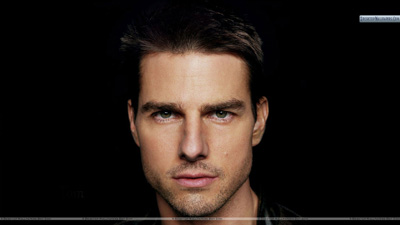
%> input picture TestImages/bild1.jpg, 400 x 225 px
$ octave Main.m   (GNU Octave 9; MATLAB toolbox functions it lacks are replaced by stand-ins)
%> lines starting %> are read from the running program, lines starting %| are printed output that depends on the picture; in (x1, y1, x2, y2) boxes, pixels count from 0 and x2, y2 are one past the last pixel; in counts of white or black regions, pixels touching at a corner belong together; the program's own positions count from 1
%> the answer given: TestImages/bild1.jpg
%> the answer given: TestImages/bild10.jpg
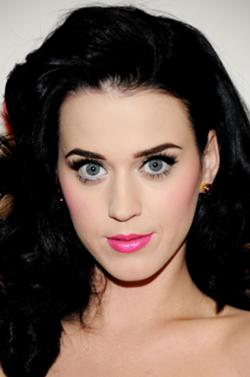
%> input picture TestImages/bild10.jpg, 250 x 377 px
### skinmap.m
% Methodenparameter:
%
% image ... Das zu untersuchende Bild.
%
%
% Rückgabewerte:
%
% result ... Die ausgeschnittene Gesichtsregion.
% eyeLeftX ... x Koordinate des linken Auges.
% eyeLeftY ... y Koordinate des linken Auges.
% eyeRightX ... x Koordinate des rechten Auges.
% eyeRightY ... y Koordinate des rechten Auges.
% lipsX ... x Koordinate des Lippen.
% lipsY ... y Koordinate des Lippen.

function [result, eyeLeftX, eyeLeftY, eyeRightX, eyeRightY, lipsX, lipsY] = skinmap(image)

% Berechnung der Hautregionen.
% REFERENZ: http://www.wseas.us/e-library/conferences/2011/Mexico/CEMATH/CEMATH-20.pdf
%
% Es soll mithile des YCbCr Farbraums eine SkinMap berechnet werden. D.h.
% es wird ein Binärbild erzeugt, in welchem all jene Pixel die eine
% bestimmte Bedingung erfüllen als Hautpixel angenommen werden.
image_ycbcr = rgb2ycbcr(image);
%> image_ycbcr: size 225x400x3 double; mean of channels 1, 2, 3 0.161, 0.489, 0.518
image_ycbcr = im2uint8(image_ycbcr);
%> image_ycbcr: size 225x400x3 uint8; mean of channels 1, 2, 3 41.1, 124.6, 132.2
cb = image_ycbcr(:,:,2);
cr = image_ycbcr(:,:,3);

skin = (cb >= 77) & (cb <= 127) & (cr >= 133) & (cr <= 173);
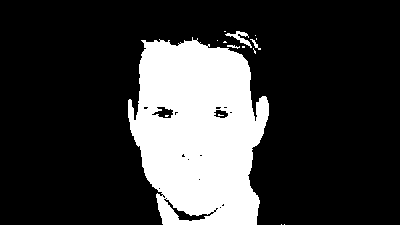
%> skin: size 225x400 logical; 22.2% white; 15 white regions (11 under 20 px), largest, box (x1, y1, x2, y2) and area: (128, 37, 269, 225) 19705, (225, 31, 252, 48) 145, (250, 39, 261, 50) 34, (227, 45, 240, 49) 26
skin = im2double(skin);

% Um das Ergebnis zu verbessern wird ein Grauwertbild der Hautregion
% erzeugt. Aus diesem kann ein Schwellwert zur endgültigen Berechnung eines
% Binärbildes gewonnen werden. Kleine Löcher im Bild werden mit imfill
% aufgefüllt. Da nach einer größeren Region im Bild gesucht wird, werden
% alle Regionen deren Größe kleiner als 1890 Pixel ist geschlossen.
image_gray = rgb2gray(image);
image_gray = image_gray .* skin;
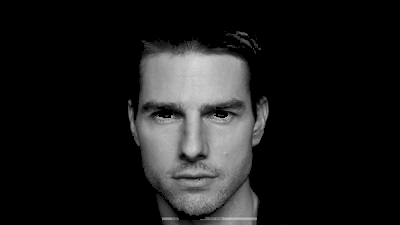
%> image_gray: size 225x400 double; min 0, max 0.851, mean 0.106
level = graythresh(image_gray);
%> level = 0.278
image_binary = im2bw(image_gray, level);
%> image_binary: size 225x400 logical; 18% white; 20 white regions (15 under 20 px), largest, box (x1, y1, x2, y2) and area: (136, 45, 269, 215) 14662, (200, 180, 258, 225) 1222, (128, 107, 139, 145) 135, (161, 217, 179, 225) 82, (241, 39, 250, 45) 20
image_binary = imfill(image_binary, 'holes');
%> image_binary: size 225x400 logical; 18.8% white; 18 white regions (13 under 20 px), largest, box (x1, y1, x2, y2) and area: (136, 45, 269, 215) 15389, (200, 180, 258, 225) 1223, (128, 107, 139, 145) 139, (161, 217, 179, 225) 82, (241, 39, 250, 45) 20

image_labeled = bwareaopen(image_binary, 1890);
%> image_labeled: size 225x400 logical; 17.1% white; 1 white region, box (x1, y1, x2, y2) and area: (136, 45, 269, 215) 15389
image_labeled = bwlabel(image_labeled, 8);
%> image_labeled: size 225x400 double; values 0 (black) and 1 (white), 17.1% white; 1 white region

% Es werden die Regionprops errechnet. Als Kanditat für die Gesichtsregion
% gilt jene Region die am größten ist.
% Mit den Werten der BoundingBox der gewählten Region, kann diese mit
% imcrop ausgeschnitten werden.
faceProps = regionprops(image_labeled, skin, 'all');
%> faceProps = 1 region; box (x1, y1, x2, y2), Area, Centroid, MajorAxisLength, MinorAxisLength and Eccentricity: (136, 45, 269, 215) 15389 [199.3 126.1] 169.9 121.9 0.697
[num area] = max([faceProps.Area]);
%> num = 15389; area = 1

x = faceProps(area).BoundingBox(1);
%> x = 136.5
y = faceProps(area).BoundingBox(2);
%> y = 45.5
width = faceProps(area).BoundingBox(3);
%> width = 133
height = faceProps(area).BoundingBox(4);
%> height = 170

image = imcrop(image, [x y width height]);


% Berechnung der Augenregionen.
% REFERENZ: http://ieeexplore.ieee.org/stamp/stamp.jsp?tp=&arnumber=4530500
%
% Zur Berechnung einer EyeMap wird wieder vom YCbCr Farbraum gebrauch
% gemacht.
image_ycbcr = rgb2ycbcr(image);
%> image_ycbcr: size 171x134x3 double; mean of channels 1, 2, 3 0.409, 0.451, 0.563

y = image_ycbcr(:,:,1);
cb = image_ycbcr(:,:,2);
%> cb: size 171x134 double
cr = image_ycbcr(:,:,3);
%> cr: size 171x134 double

% Qudrierung und Normalisierung in den Bereich [0 1] von cb.
cb2 = cb.^2;
cbN = (cb2 - min(cb2(:)))*(1/(max(cb2(:))-min(cb2(:))));

% Qaudrierung und Normalisierung in den Bereich [0 1] von cr.
cr2 = (1-cr).^2;
crN = (cr2 - min(cr2(:)))*(1/(max(cr2(:))-min(cr2(:))));

% Berechnung des Werts des Quotienten von cb und cr mit anschließender
% Normalisierung in den Bereich [0 1].
divCbCr = cb./cr;
divCbCrN = (divCbCr - min(divCbCr(:)))*(1/(max(divCbCr(:))-min(divCbCr(:))));

% Berechnung der EyeMapC wie in der Referenz beschrieben, sowie
% anschließende Histogramequalisierung.
EyeMapC = (cbN + crN + divCbCrN)/3;
EyeMapC = histeq(EyeMapC);

% Berechnung der EyeMapL durch imdilate sowie imerode.
SE = strel('disk', 4);
UP = imdilate(y, SE);
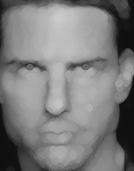
%> UP: size 171x134 double; min 0.0627, max 0.794, mean 0.491
DOWN = imerode(y, SE);
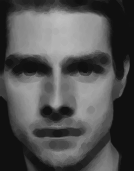
%> DOWN: size 171x134 double; min 0.0627, max 0.75, mean 0.325

EyeMapL = UP./(DOWN+1);
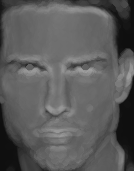
%> EyeMapL: size 171x134 double; min 0.059, max 0.625, mean 0.36

% Die endgültige EyeMap wird durch eine Multiplikation der beiden
% Berechnungen von EyeMapC und EyeMapL erreicht. Auf die EyeMap wird noch
% einmal eine Histogramequalisierung sowie eine Normlaisierung in den
% Bereich [0 1] durchgeführt.
EyeMap = EyeMapC.*EyeMapL;

EyeMap = imdilate(EyeMap, SE);
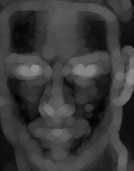
%> EyeMap: size 171x134 double; min 0, max 0.556, mean 0.227
EyeMap = histeq(EyeMap);
EyeMap = (EyeMap - min(EyeMap(:)))*(1/(max(EyeMap(:))-min(EyeMap(:))));
EyeMap = im2bw(EyeMap, 0.975);
%> EyeMap: size 171x134 logical; 2.4% white; 5 white regions
%> (the rest of the program and of its run is left out)
